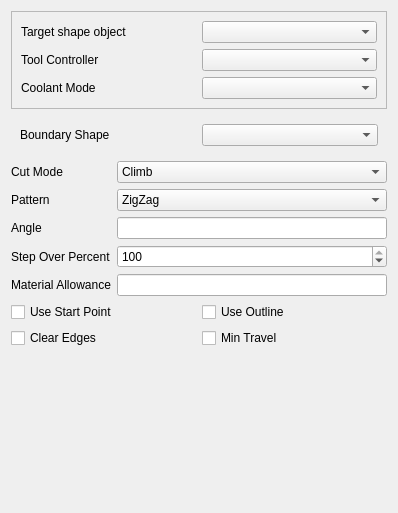
<?xml version="1.0" encoding="UTF-8"?>
<ui version="4.0">
 <class>Form</class>
 <widget class="QWidget" name="Form">
  <property name="geometry">
   <rect>
    <x>0</x>
    <y>0</y>
    <width>398</width>
    <height>513</height>
   </rect>
  </property>
  <property name="windowTitle">
   <string>Form</string>
  </property>
  <layout class="QGridLayout" name="gridLayout_4">
   <item row="2" column="0">
    <layout class="QFormLayout" name="formLayout">
     <property name="fieldGrowthPolicy">
      <enum>QFormLayout::AllNonFixedFieldsGrow</enum>
     </property>
     <item row="0" column="0">
      <widget class="QLabel" name="cutMode_label">
       <property name="text">
        <string>Cut Mode</string>
       </property>
      </widget>
     </item>
     <item row="0" column="1">
      <widget class="QComboBox" name="cutMode">
       <property name="toolTip">
        <string>&lt;html&gt;&lt;head/&gt;&lt;body&gt;&lt;p&gt;The cutting mode assumes that the cut on one side of the tool bit represents the resulting part and the other side is either already milled away or will be removed later on.&lt;/p&gt;&lt;p&gt;Keeping that in mind climb mode is called when the tool bit is moved into the cut on each rotation, whereas in conventional mode the tool bits rotation and the tools lateral movement are in the same direction.&lt;/p&gt;&lt;/body&gt;&lt;/html&gt;</string>
       </property>
       <item>
        <property name="text">
         <string>Climb</string>
        </property>
       </item>
       <item>
        <property name="text">
         <string>Conventional</string>
        </property>
       </item>
      </widget>
     </item>
     <item row="1" column="0">
      <widget class="QLabel" name="offsetPattern_label">
       <property name="text">
        <string>Pattern</string>
       </property>
      </widget>
     </item>
     <item row="1" column="1">
      <widget class="QComboBox" name="offsetPattern">
       <property name="toolTip">
        <string>&lt;html&gt;&lt;head/&gt;&lt;body&gt;&lt;p&gt;Pattern the tool bit is moved in to clear the material.&lt;/p&gt;&lt;/body&gt;&lt;/html&gt;</string>
       </property>
       <property name="currentText">
        <string notr="true">ZigZag</string>
       </property>
       <item>
        <property name="text">
         <string>ZigZag</string>
        </property>
       </item>
       <item>
        <property name="text">
         <string notr="true">Offset</string>
        </property>
       </item>
       <item>
        <property name="text">
         <string>Spiral</string>
        </property>
       </item>
       <item>
        <property name="text">
         <string>ZigZagOffset</string>
        </property>
       </item>
       <item>
        <property name="text">
         <string>Line</string>
        </property>
       </item>
       <item>
        <property name="text">
         <string>Grid</string>
        </property>
       </item>
       <item>
        <property name="text">
         <string>Triangle</string>
        </property>
       </item>
      </widget>
     </item>
     <item row="2" column="0">
      <widget class="QLabel" name="zigZagAngle_label">
       <property name="text">
        <string>Angle</string>
       </property>
      </widget>
     </item>
     <item row="2" column="1">
      <widget class="Gui::InputField" name="zigZagAngle">
       <property name="toolTip">
        <string>&lt;html&gt;&lt;head/&gt;&lt;body&gt;&lt;p&gt;Angle in which the pattern is applied.&lt;/p&gt;&lt;/body&gt;&lt;/html&gt;</string>
       </property>
      </widget>
     </item>
     <item row="3" column="0">
      <widget class="QLabel" name="stepOverPercent_label">
       <property name="text">
        <string>Step Over Percent</string>
       </property>
      </widget>
     </item>
     <item row="3" column="1">
      <widget class="QSpinBox" name="stepOverPercent">
       <property name="toolTip">
        <string>&lt;html&gt;&lt;head/&gt;&lt;body&gt;&lt;p&gt;The amount by which the tool is laterally displaced on each cycle of the pattern, specified in percent of the tool diameter.&lt;/p&gt;&lt;p&gt;A step over of 100% results in no overlap between two different cycles.&lt;/p&gt;&lt;/body&gt;&lt;/html&gt;</string>
       </property>
       <property name="minimum">
        <number>1</number>
       </property>
       <property name="maximum">
        <number>100</number>
       </property>
       <property name="singleStep">
        <number>10</number>
       </property>
       <property name="value">
        <number>100</number>
       </property>
      </widget>
     </item>
     <item row="4" column="0">
      <widget class="QLabel" name="extraOffset_label">
       <property name="text">
        <string>Material Allowance</string>
       </property>
      </widget>
     </item>
     <item row="4" column="1">
      <widget class="Gui::InputField" name="extraOffset">
       <property name="toolTip">
        <string>&lt;html&gt;&lt;head/&gt;&lt;body&gt;&lt;p&gt;The amount of material that should be left by this operation in relation to the target shape.&lt;/p&gt;&lt;/body&gt;&lt;/html&gt;</string>
       </property>
      </widget>
     </item>
    </layout>
   </item>
   <item row="3" column="0">
    <layout class="QGridLayout" name="gridLayout">
     <item row="1" column="0">
      <widget class="QCheckBox" name="useStartPoint">
       <property name="toolTip">
        <string>&lt;html&gt;&lt;head/&gt;&lt;body&gt;&lt;p&gt;Specify if this operation uses a starting point.&lt;/p&gt;&lt;/body&gt;&lt;/html&gt;</string>
       </property>
       <property name="text">
        <string>Use Start Point</string>
       </property>
      </widget>
     </item>
     <item row="1" column="1">
      <widget class="QCheckBox" name="useOutline">
       <property name="toolTip">
        <string>&lt;html&gt;&lt;head/&gt;&lt;body&gt;&lt;p&gt;If selected the operation uses the outline of the selected base geometry and ignores all holes and islands.&lt;/p&gt;&lt;/body&gt;&lt;/html&gt;</string>
       </property>
       <property name="text">
        <string>Use Outline</string>
       </property>
      </widget>
     </item>
     <item row="2" column="0">
      <widget class="QCheckBox" name="clearEdges">
       <property name="text">
        <string>Clear Edges</string>
       </property>
      </widget>
     </item>
     <item row="2" column="1">
      <widget class="QCheckBox" name="minTravel">
       <property name="text">
        <string>Min Travel</string>
       </property>
      </widget>
     </item>
    </layout>
   </item>
   <item row="4" column="0">
    <spacer name="verticalSpacer_2">
     <property name="orientation">
      <enum>Qt::Vertical</enum>
     </property>
     <property name="sizeHint" stdset="0">
      <size>
       <width>20</width>
       <height>40</height>
      </size>
     </property>
    </spacer>
   </item>
   <item row="1" column="0">
    <widget class="QWidget" name="facingWidget" native="true">
     <layout class="QGridLayout" name="gridLayout_2">
      <item row="0" column="0">
       <widget class="QLabel" name="boundaryShape_label">
        <property name="text">
         <string>Boundary Shape</string>
        </property>
       </widget>
      </item>
      <item row="0" column="1">
       <widget class="QComboBox" name="boundaryShape">
        <property name="toolTip">
         <string>&lt;html&gt;&lt;head/&gt;&lt;body&gt;&lt;p&gt;Specify if the facing should be restricted by the actual shape of the selected face (or the part if no face is selected), or if the bounding box should be faced off.&lt;/p&gt;&lt;p&gt;The latter can be used to face of the entire stock area to ensure uniform heights for the following operations.&lt;/p&gt;&lt;/body&gt;&lt;/html&gt;</string>
        </property>
       </widget>
      </item>
     </layout>
    </widget>
   </item>
   <item row="0" column="0">
    <widget class="QFrame" name="frame">
     <property name="frameShape">
      <enum>QFrame::StyledPanel</enum>
     </property>
     <property name="frameShadow">
      <enum>QFrame::Raised</enum>
     </property>
     <layout class="QGridLayout" name="gridLayout_3">
      <item row="1" column="0">
       <widget class="QLabel" name="toolController_label">
        <property name="text">
         <string>Tool Controller</string>
        </property>
       </widget>
      </item>
      <item row="2" column="1">
       <widget class="QComboBox" name="coolantController">
        <property name="toolTip">
         <string>&lt;html&gt;&lt;head/&gt;&lt;body&gt;&lt;p&gt;The tool and its settings to be used for this operation.&lt;/p&gt;&lt;/body&gt;&lt;/html&gt;</string>
        </property>
       </widget>
      </item>
      <item row="2" column="0">
       <widget class="QLabel" name="coolantController_label">
        <property name="text">
         <string>Coolant Mode</string>
        </property>
       </widget>
      </item>
      <item row="1" column="1">
       <widget class="QComboBox" name="toolController">
        <property name="toolTip">
         <string>&lt;html&gt;&lt;head/&gt;&lt;body&gt;&lt;p&gt;The tool and its settings to be used for this operation.&lt;/p&gt;&lt;/body&gt;&lt;/html&gt;</string>
        </property>
       </widget>
      </item>
      <item row="0" column="1">
       <widget class="QComboBox" name="targetShape"/>
      </item>
      <item row="0" column="0">
       <widget class="QLabel" name="targetShape_label">
        <property name="text">
         <string>Target shape object</string>
        </property>
       </widget>
      </item>
     </layout>
    </widget>
   </item>
  </layout>
 </widget>
 <customwidgets>
  <customwidget>
   <class>Gui::InputField</class>
   <extends>QLineEdit</extends>
   <header>Gui/InputField.h</header>
  </customwidget>
 </customwidgets>
 <resources/>
 <connections/>
</ui>
